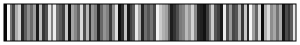

Reproduce this figure in Python.
# 
#         grayCS
#                   www.fabiocrameri.ch/colourmaps
from matplotlib.colors import LinearSegmentedColormap      
      
cm_data = [[0.028493, 0.028493, 0.028493],      
           [0.97733, 0.97733, 0.97733],      
           [0.46781, 0.46781, 0.46781],      
           [0.27163, 0.27163, 0.27163],      
           [0.67708, 0.67708, 0.67708],      
           [0.81433, 0.81433, 0.81433],      
           [0.16127, 0.16127, 0.16127],      
           [0.37425, 0.37425, 0.37425],      
           [0.56183, 0.56183, 0.56183],      
           [0.42047, 0.42047, 0.42047],      
           [0.61505, 0.61505, 0.61505],      
           [0.10622, 0.10622, 0.10622],      
           [0.74052, 0.74052, 0.74052],      
           [0.21544, 0.21544, 0.21544],      
           [0.32242, 0.32242, 0.32242],      
           [0.88976, 0.88976, 0.88976],      
           [0.51303, 0.51303, 0.51303],      
           [0.93262, 0.93262, 0.93262],      
           [0.44428, 0.44428, 0.44428],      
           [0.34864, 0.34864, 0.34864],      
           [0.24377, 0.24377, 0.24377],      
           [0.77661, 0.77661, 0.77661],      
           [0.075266, 0.075268, 0.075267],      
           [0.64536, 0.64536, 0.64536],      
           [0.53527, 0.53527, 0.53527],      
           [0.3961, 0.3961, 0.3961],      
           [0.84875, 0.84875, 0.84875],      
           [0.29897, 0.29897, 0.29897],      
           [0.71025, 0.71025, 0.71025],      
           [0.1903, 0.1903, 0.1903],      
           [0.58964, 0.58964, 0.58964],      
           [0.48859, 0.48859, 0.48859],      
           [0.13195, 0.13195, 0.13195],      
           [0.40837, 0.40837, 0.40837],      
           [0.57558, 0.57558, 0.57558],      
           [0.50069, 0.50069, 0.50069],      
           [0.22966, 0.22966, 0.22966],      
           [0.5484, 0.5484, 0.5484],      
           [0.86903, 0.86903, 0.86903],      
           [0.055232, 0.055233, 0.055233],      
           [0.17579, 0.17579, 0.17579],      
           [0.75837, 0.75837, 0.75837],      
           [0.09151, 0.091513, 0.091513],      
           [0.25777, 0.25777, 0.25777],      
           [0.36152, 0.36152, 0.36152],      
           [0.91096, 0.91096, 0.91096],      
           [0.66104, 0.66104, 0.66104],      
           [0.1466, 0.1466, 0.1466],      
           [0.43244, 0.43244, 0.43244],      
           [0.33561, 0.33561, 0.33561],      
           [0.45605, 0.45605, 0.45605],      
           [0.28536, 0.28536, 0.28536],      
           [0.95476, 0.95476, 0.95476],      
           [0.79526, 0.79526, 0.79526],      
           [0.69348, 0.69348, 0.69348],      
           [0.63004, 0.63004, 0.63004],      
           [0.38367, 0.38367, 0.38367],      
           [0.11721, 0.11721, 0.11721],      
           [0.20109, 0.20109, 0.20109],      
           [0.30909, 0.30909, 0.30909],      
           [0.47964, 0.47964, 0.47964],      
           [0.52563, 0.52563, 0.52563],      
           [0.7274, 0.7274, 0.7274],      
           [0.60404, 0.60404, 0.60404],      
           [0.82892, 0.82892, 0.82892],      
           [0.54179, 0.54179, 0.54179],      
           [0.15393, 0.15393, 0.15393],      
           [0.12457, 0.12457, 0.12457],      
           [0.065886, 0.065887, 0.065887],      
           [0.23676, 0.23676, 0.23676],      
           [0.50682, 0.50682, 0.50682],      
           [0.80474, 0.80474, 0.80474],      
           [0.34215, 0.34215, 0.34215],      
           [0.2508, 0.2508, 0.2508],      
           [0.098827, 0.098829, 0.098828],      
           [0.92173, 0.92173, 0.92173],      
           [0.31577, 0.31577, 0.31577],      
           [0.5968, 0.5968, 0.5968],      
           [0.27853, 0.27853, 0.27853],      
           [0.32904, 0.32904, 0.32904],      
           [0.70181, 0.70181, 0.70181],      
           [0.22258, 0.22258, 0.22258],      
           [0.78588, 0.78588, 0.78588],      
           [0.16854, 0.16854, 0.16854],      
           [0.96599, 0.96599, 0.96599],      
           [0.6225, 0.6225, 0.6225],      
           [0.3899, 0.3899, 0.3899],      
           [0.83877, 0.83877, 0.83877],      
           [0.042788, 0.042788, 0.042788],      
           [0.68523, 0.68523, 0.68523],      
           [0.85883, 0.85883, 0.85883],      
           [0.55507, 0.55507, 0.55507],      
           [0.65315, 0.65315, 0.65315],      
           [0.45017, 0.45017, 0.45017],      
           [0.66902, 0.66902, 0.66902],      
           [0.083764, 0.083767, 0.083766],      
           [0.29219, 0.29219, 0.29219],      
           [0.20829, 0.20829, 0.20829],      
           [0.35511, 0.35511, 0.35511],      
           [0.9003, 0.9003, 0.9003]]      
      
grayCS_map = LinearSegmentedColormap.from_list('grayCS', cm_data)      
# For use of "viscm view"      
test_cm = grayCS_map      
      
if __name__ == "__main__":      
    import matplotlib.pyplot as plt      
    import numpy as np      
      
    try:      
        from viscm import viscm      
        viscm(grayCS_map)      
    except ImportError:      
        print("viscm not found, falling back on simple display")      
        plt.imshow(np.linspace(0, 100, 256)[None, :], aspect='auto',      
                   cmap=grayCS_map)      
    plt.show()      
